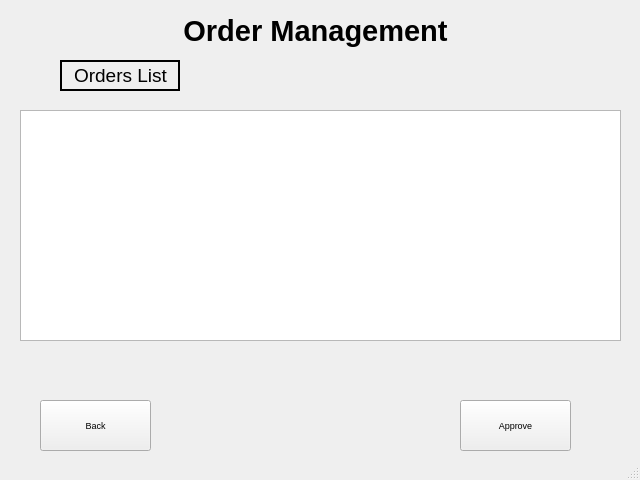
<?xml version="1.0" encoding="UTF-8"?>
<ui version="4.0">
 <class>MainWindow</class>
 <widget class="QMainWindow" name="MainWindow">
  <property name="geometry">
   <rect>
    <x>0</x>
    <y>0</y>
    <width>640</width>
    <height>480</height>
   </rect>
  </property>
  <property name="font">
   <font>
    <pointsize>7</pointsize>
   </font>
  </property>
  <property name="windowTitle">
   <string>MainWindow</string>
  </property>
  <widget class="QWidget" name="centralwidget">
   <widget class="QLabel" name="label">
    <property name="geometry">
     <rect>
      <x>170</x>
      <y>0</y>
      <width>291</width>
      <height>61</height>
     </rect>
    </property>
    <property name="font">
     <font>
      <pointsize>22</pointsize>
      <weight>75</weight>
      <bold>true</bold>
     </font>
    </property>
    <property name="layoutDirection">
     <enum>Qt::LeftToRight</enum>
    </property>
    <property name="text">
     <string>Order Management</string>
    </property>
    <property name="alignment">
     <set>Qt::AlignCenter</set>
    </property>
   </widget>
   <widget class="QPushButton" name="backBtn">
    <property name="geometry">
     <rect>
      <x>40</x>
      <y>400</y>
      <width>111</width>
      <height>51</height>
     </rect>
    </property>
    <property name="text">
     <string>Back</string>
    </property>
   </widget>
   <widget class="QFrame" name="frame">
    <property name="geometry">
     <rect>
      <x>60</x>
      <y>60</y>
      <width>120</width>
      <height>31</height>
     </rect>
    </property>
    <property name="frameShape">
     <enum>QFrame::WinPanel</enum>
    </property>
    <property name="frameShadow">
     <enum>QFrame::Plain</enum>
    </property>
    <property name="lineWidth">
     <number>1</number>
    </property>
    <property name="midLineWidth">
     <number>0</number>
    </property>
    <widget class="QLabel" name="label_2">
     <property name="geometry">
      <rect>
       <x>0</x>
       <y>0</y>
       <width>121</width>
       <height>31</height>
      </rect>
     </property>
     <property name="font">
      <font>
       <pointsize>14</pointsize>
      </font>
     </property>
     <property name="text">
      <string>Orders List</string>
     </property>
     <property name="textFormat">
      <enum>Qt::AutoText</enum>
     </property>
     <property name="alignment">
      <set>Qt::AlignCenter</set>
     </property>
     <property name="wordWrap">
      <bool>false</bool>
     </property>
    </widget>
   </widget>
   <widget class="QPushButton" name="ConfirmBtn">
    <property name="geometry">
     <rect>
      <x>460</x>
      <y>400</y>
      <width>111</width>
      <height>51</height>
     </rect>
    </property>
    <property name="text">
     <string>Approve</string>
    </property>
   </widget>
   <widget class="QListWidget" name="listWidget">
    <property name="geometry">
     <rect>
      <x>20</x>
      <y>110</y>
      <width>601</width>
      <height>231</height>
     </rect>
    </property>
   </widget>
  </widget>
  <widget class="QStatusBar" name="statusbar"/>
 </widget>
 <resources/>
 <connections/>
</ui>
